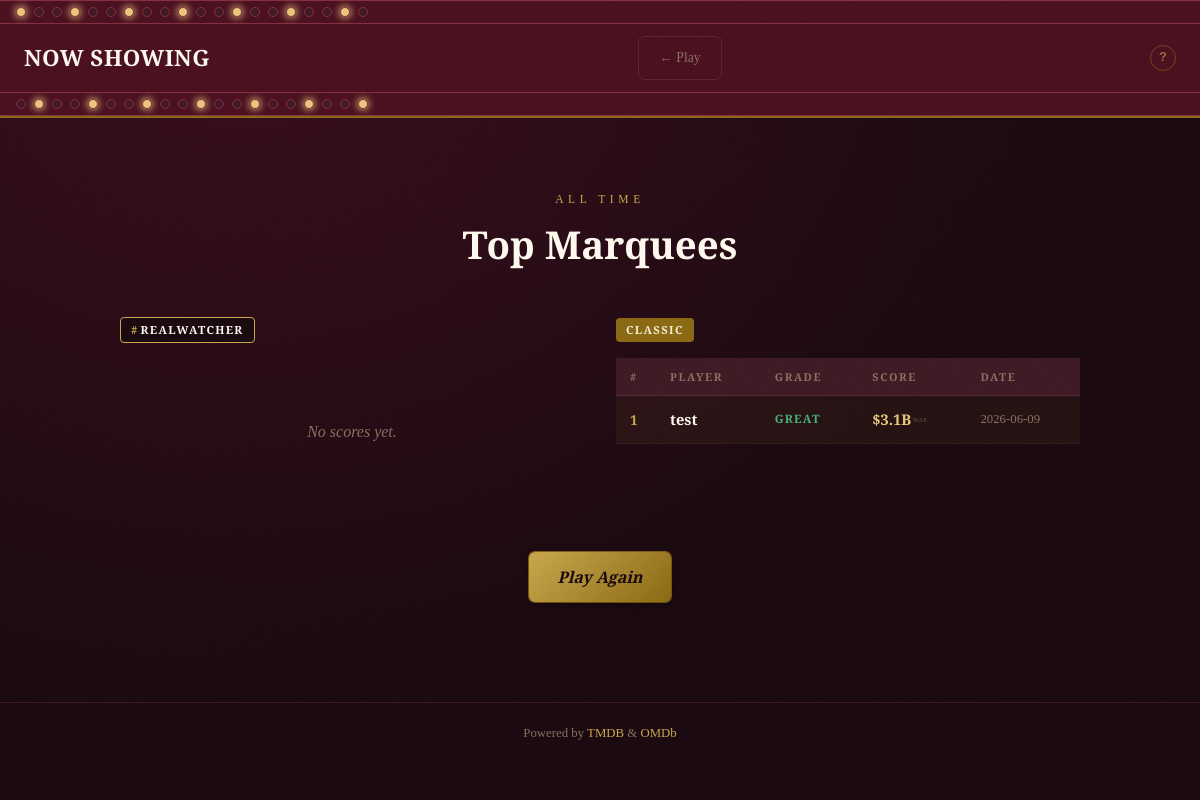
/leaderboard, run on an earlier commit of the app's database.
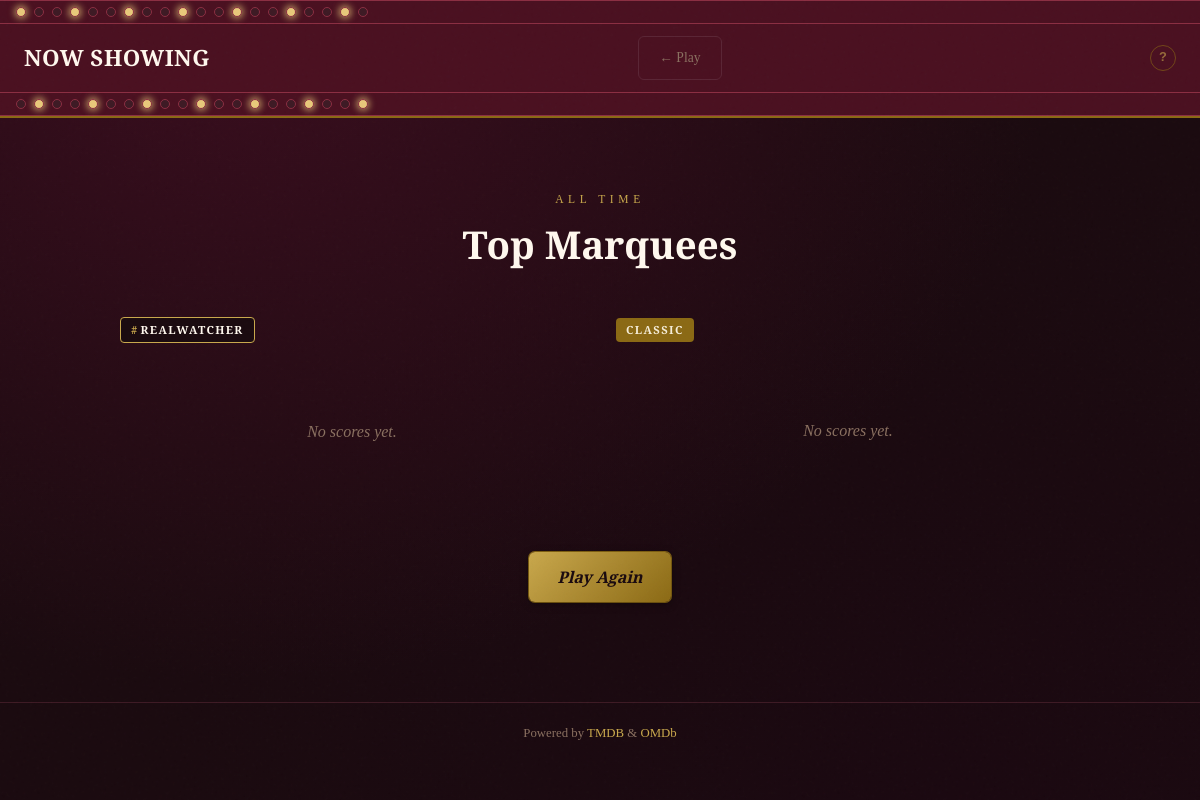
And on a later commit of the database.
### tables this page shows
CREATE TABLE scores (
                id          INTEGER PRIMARY KEY AUTOINCREMENT,
                player      TEXT    NOT NULL,
                mode        TEXT    NOT NULL,
                final_score INTEGER NOT NULL,
                grade       TEXT    NOT NULL,
                played_at   TEXT    NOT NULL,
                share_token TEXT    UNIQUE,
                result_json TEXT
            );

### app.py (the view)
@app.get("/leaderboard")
def leaderboard():
    rw = query("""
        SELECT player, final_score, grade, played_at
        FROM scores WHERE mode = 'realwatcher' AND player != ''
        ORDER BY final_score DESC LIMIT 25
    """)
    classic = query("""
        SELECT player, final_score, grade, played_at
        FROM scores WHERE mode = 'classic' AND player != ''
        ORDER BY final_score DESC LIMIT 25
    """)
    return render_template("leaderboard.html",
                           rw_entries=[dict(r) for r in rw],
                           classic_entries=[dict(r) for r in classic])

### app.py (called while the page is built)
def get_db():
    if "db" not in g:
        g.db = sqlite3.connect(DB_PATH)
        g.db.row_factory = sqlite3.Row
    return g.db

def query(sql, params=()):
    return get_db().execute(sql, params).fetchall()

@app.template_filter("wae")
def wae_filter(value):
    if value is None:
        return Markup("—")
    try:
        v = float(value)
    except (TypeError, ValueError):
        return Markup("—")
    if abs(v) >= 1000:
        num = f"${v / 1000:.1f}B"
    else:
        num = f"${v:,.0f}M"
    return Markup(f'{num}<span class="wae-unit">WAE</span>')

@app.context_processor
def inject_scoring():
    return {"scoring": SCORING}

### templates/leaderboard.html (shortened to what this page needs)
{% extends "base.html" %}
{% block nav %}
<a href="/" class="btn-ghost" style="font-size:.85rem">← Play</a>
{% endblock %}
{% block content %}
<section class="leaderboard">
  <div class="leaderboard-stage">
    <div class="leaderboard-header">
      <p class="leaderboard-eyebrow">All Time</p>
      <h1 class="leaderboard-title">Top Marquees</h1>
    </div>
    {% macro lb_table(entries) %}
    {% if entries %}
    <table class="lb-table">
      <thead>
        <tr>
          <th>#</th>
          <th>Player</th>
          <th>Grade</th>
          <th>Score</th>
          <th class="lb-date">Date</th>
        </tr>
      </thead>
      <tbody>
        {% for e in entries %}
        <tr class="lb-row {% if loop.index == 1 %}lb-top{% endif %}">
          <td class="lb-rank">{{ loop.index }}</td>
          <td class="lb-player">{{ e.player }}</td>
          <td class="lb-grade grade-{{ e.grade | lower }}">{{ e.grade }}</td>
          <td class="lb-score">{{ e.final_score | wae }}</td>
          <td class="lb-date">{{ e.played_at[:10] }}</td>
        </tr>
        {% endfor %}
      </tbody>
    </table>
    {% else %}
    <p class="lb-empty">No scores yet.</p>
    {% endif %}
    {% endmacro %}
    <div class="lb-sections">
      <div class="lb-section" id="realwatcher">
        <div class="lb-section-header">
          <span class="lb-section-badge badge-rw"><span class="rw-hash">#</span>RealWatcher</span>
        </div>
        {{ lb_table(rw_entries) }}
      </div>
      <div class="lb-section" id="classic">
        <div class="lb-section-header">
          <span class="lb-section-badge badge-classic">Classic</span>
        </div>
        {{ lb_table(classic_entries) }}
      </div>
    </div>
    <div class="lb-play-again">
      <form action="/game/restart" method="POST">
        <button type="submit" class="btn-primary">Play Again</button>
      </form>
    </div>
  </div>
</section>
{% endblock %}

What changed in the data, as far as the page shows it:
removed scores: player "test", grade "GREAT", final_score|wae "$3.1B WAE", played_at "2026-06-09"
Also different on the page:
text no longer shown: "No scores yet. # PLAYER GRADE SCORE DATE"
text now shown: "No scores yet. No scores yet."
